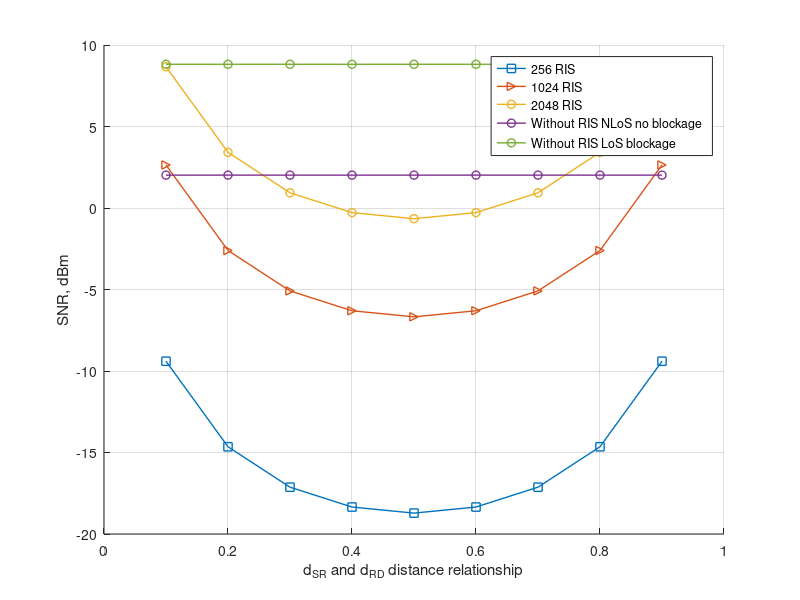

The MATLAB source for this figure:
%%%%%%%%%%%%%%%%%%%%%%%%%%%%%%%%%%%%%%%%%%%%%%%%%%%%%%%%%%%%%%%%%%%%%%%%%%%%%%%%%%
% This code generates Fig.2 SNR comparison of RIS and relays                     %
% Article: [D2D-aided versus RIS-aided Cooperative Positioning: Theoretical Model% 
% for RSSI-based Ranging and Performance Comparison]                             % 
% Download article: [link]                                                       %
% This is version 1.0 (Last edited: 2022-07-13)                                  %
% Author: N. Chukhno                                                             %
% University Mediterranea of Reggio Calabria, Italy and CNIT, Italy.             %
% Universitat Jaume I, Spain                                                     %
% Email: nadezda.chukhno@unirc.it                                                %
%%%%%%%%%%%%%%%%%%%%%%%%%%%%%%%%%%%%%%%%%%%%%%%%%%%%%%%%%%%%%%%%%%%%%%%%%%%%%%%%%%

clc
clear all
%% parameters 
frequency=28; % frequency [GHz]
N0=10^(-174/10); % power spectral density of noise, N0 
Pt_dBm = 23.010299957; % transmit power [dB]
Pt = 10^(Pt_dBm/10)/1000; % transmit power[W]
W=1;% bandwidth [GHz]
W_snr=1000000000; % bandwidth [Hz]
G_rx=5.57; % received gain [dBi]
G_rx_lin=10^(G_rx/10); % received gain [linear scale]
G =14.58; % transmit gain [dBi] (32 antenna elements)
G_lin =10^(G/10);  % transmit gain in linear scale
distance=100; % transmission distance [m] between tranmitter and reciever    

%% RIS parameters
Gamma=1; % reflection gain from RIS
NN = [256,1024,2048]; % number of reflective elements 
a=0.1:0.1:0.9; %at which distance from BS/UE we need to place RIS (0y axis on Figure 2)

%% simulation
for i=1:length(a)
    for n=1:length(NN)
        total_loss_nB_SR(i)=10^(2*log10(frequency)+3.24)*(a(i)*distance)^(2.1); % linear non blocked path loss 
        total_loss_nB_RD(i)=10^(2*log10(frequency)+3.24)*((1-a(i))*distance)^(2.1); % linear non blocked path loss
        total_loss_nB(i)=   10^(2*log10(frequency)+3.24)*(distance)^(3.19); %NLOS no bl
        total_loss_nB2(i)=  10^(2*log10(frequency)+4.74)*(distance)^(2.1);% LOS bl
        
        % total path loss
        LRIS(i,n)=((sqrt((1/(total_loss_nB_SR(i)*total_loss_nB_RD(i)))))*NN(n))^(-2); % formula (23) from article

        % snr
        SNR_watt(i,n)=((Pt*G_rx_lin*G_lin*Gamma)/(N0*W_snr*LRIS(i,n))); 
        snr(i,n)=real(10*log10(1000*SNR_watt(i,n)));   %W is in Hz   
         
        %snr without RIS NLOS no blockage
        SNR_watt_woRIS(i,n)=(Pt*G_rx_lin*G_lin)/(N0*W_snr*total_loss_nB(i));
        snr_woRIS(i,n)=real(10*log10(1000*SNR_watt_woRIS(i,n)));    %W is in Hz   
        
        %snr without RIS LOS blockage
        SNR_watt_woRIS2(i,n)=(Pt*G_rx_lin*G_lin)/(N0*W_snr*total_loss_nB2(i)); 
        snr_woRIS2(i,n)=real(10*log10(1000*SNR_watt_woRIS2(i,n)));    %W is in Hz   
    end
end

%% Plot the curves
        
name_NN1 = strcat('256 RIS',{' '});
name_NN2 = strcat('1024 RIS',{' '});
name_NN3 = strcat('2048 RIS', {' '});
name_W = strcat('Without RIS NLoS no blockage', {' '});  
name_W2 = strcat('Without RIS LoS blockage', {' '});  

 figure(1)
 hold on
 plot(a, snr(:,1), 'DisplayName', name_NN1{1}, ...
    'LineWidth', 1, 'Marker', 'square');

 plot(a, snr(:,2), 'DisplayName', name_NN2{1}, ...
    'LineWidth', 1, 'Marker', '>');

 plot(a, snr(:,3), 'DisplayName', name_NN3{1}, ...
    'LineWidth', 1,   'Marker', 'o');

 plot(a, snr_woRIS(:,1), 'DisplayName', name_W{1}, ...
    'LineWidth', 1,   'Marker', 'o');
 plot(a, snr_woRIS2(:,1), 'DisplayName', name_W2{1}, ...
    'LineWidth', 1,   'Marker', 'o');

legend('show'); grid on
ylabel('SNR, dBm')
xlabel('d_{SR} and d_{RD} distance relationship')